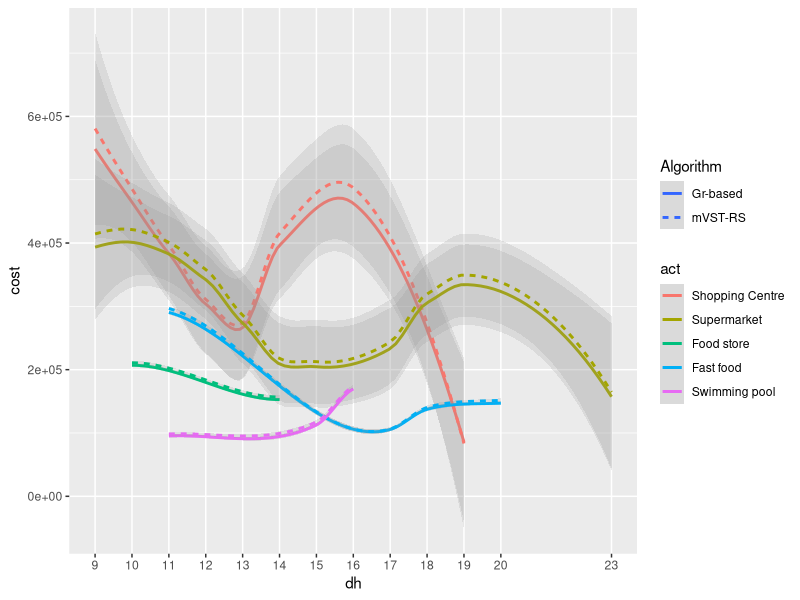

This chart was generated by the following R code: (Note: this script raises an error after producing the figure.)
setwd("C:/Users/oscarcg/Documents/phd/code/Experiments/files/")

library(ggplot2)

mrb <- read.csv("80 POIs/maribyrnong_3.csv", header = FALSE)
names(mrb) <- c("sa3_code", "dh", "act", "cost", "gr", "avg_dr", "num_cars", "avg_or", "e_time", "id", "Algorithm", "hs_size", "u", "p", "n_size")
mrb$act <- factor(mrb$act, labels = c("Shopping Centre", "Supermarket", "Food store", "Fast food", "Convenience store", "Pub or bar", "Swimming pool"))
mrb[mrb$gr > 10, "gr"] <- NA

p_c <- ggplot(mrb, aes(x=dh, y=cost, colour=act, linetype=Algorithm))
#p_c <- p_c + geom_point(alpha=.3, size=2)
p_c <- p_c + geom_smooth(alpha=.2, size=1)
p_c <- p_c + scale_x_continuous(minor_breaks = c(), breaks = c(7, 8, 9, 10, 11, 12, 13, 14, 15, 16, 17, 18, 19, 20, 23))
p_c <- p_c + my_theme()
p_c <- p_c + labs(x="Departure hour", y="Cost", colour="Activity")
p_c

p_g <- ggplot(mrb, aes(x=dh, y=gr, colour=act, linetype=Algorithm))
p_g <- p_g + geom_point(alpha=.3, size=2)
p_g <- p_g + geom_smooth(alpha=.2, size=1)
p_g <- p_g + scale_x_continuous(minor_breaks = c(), breaks = c(7, 8, 9, 10, 11, 12, 13, 14, 15, 16, 17, 18, 19, 20, 23))
p_g <- p_g + my_theme()
p_g <- p_g + labs(x="Departure hour", y="Gain ratio", colour="Activity")

p_t <- ggplot(mrb, aes(x=dh, y=e_time, colour=act, linetype=Algorithm))
#p_t <- p_t + geom_point(alpha=.3, size=2)
p_t <- p_t + geom_smooth(alpha=.2, size=1)
p_t <- p_t + scale_x_continuous(minor_breaks = c(), breaks = c(7, 8, 9, 10, 11, 12, 13, 14, 15, 16, 17, 18, 19, 20, 23))
p_t <- p_t + my_theme()
p_t <- p_t + labs(x="Departure hour", y="Processing time (s)", colour="Activity")
p_t

p_d <- ggplot(mrb, aes(x=dh, y=avg_dr, colour=act, linetype=Algorithm))
p_d <- p_d + geom_point(alpha=.3, size=2)
p_d <- p_d + geom_smooth(alpha=.2, size=1)
p_d <- p_d + scale_x_continuous(minor_breaks = c(), breaks = c(7, 8, 9, 10, 11, 12, 13, 14, 15, 16, 17, 18, 19, 20, 23))
p_d <- p_d + my_theme()
p_d <- p_d + labs(x="Departure hour", y="Avg. detour ratio", colour="Activity")

p_nc <- ggplot(mrb, aes(x=dh, y=num_cars, colour=act, linetype=Algorithm))
p_nc <- p_nc + geom_point(alpha=.3, size=2)
p_nc <- p_nc + geom_smooth(alpha=.2, size=1)
p_nc <- p_nc + scale_x_continuous(minor_breaks = c(), breaks = c(7, 8, 9, 10, 11, 12, 13, 14, 15, 16, 17, 18, 19, 20, 23))
p_nc <- p_nc + my_theme()
p_nc <- p_nc + labs(x="Departure hour", y="# Cars", colour="Activity")

p_o <- ggplot(mrb, aes(x=dh, y=avg_or, colour=act, linetype=Algorithm))
p_o <- p_o + geom_point(alpha=.3, size=2)
p_o <- p_o + geom_smooth(alpha=.2, size=1)
p_o <- p_o + scale_x_continuous(minor_breaks = c(), breaks = c(7, 8, 9, 10, 11, 12, 13, 14, 15, 16, 17, 18, 19, 20, 23))
p_o <- p_o + my_theme()
p_o <- p_o + labs(x="Departure hour", y="Avg. occupancy ratio", colour="Activity")

multiplot(p_c, p_g, p_t, cols=1)
multiplot(p_d, p_nc, p_o, cols=1)


# To see number of users
with(mrb, tapply(u, list(dh, act), mean))

p <- ggplot(mrb, aes(x=dh, y=u, colour=act))
#p <- p + geom_smooth(alpha=.2, size=1)
p <- p + stat_summary(fun.y = "mean", geom = "smooth")
p <- p + scale_x_continuous(minor_breaks = c(), breaks = c(7, 8, 9, 10, 11, 12, 13, 14, 15, 16, 17, 18, 19, 20, 23))
p <- p + my_theme()
p <- p + labs(x="# Departure hour", y="Avg. number of users", colour="Activity")



# To study frequency of most used meeting points between two methods: meet anywhere vs hot-spots only
mrb_wh_v_woh <- read.csv("maribyrnong/results_24May2017_193731.csv", header = FALSE)
names(mrb_wh_v_woh) <- c("ord", "hotspot_use", "sa3_code", "dh", "act", "cost", "gr", "avg_dr", "num_cars", "avg_or", "e_time", "hs_size", "u", "p", "n_size")
mrb_wh_v_woh$act <- factor(mrb_wh_v_woh$act, labels = c("Shopping Centre", "Supermarket", "Food store", "Fast food", "Convenience store", "Pub or bar", "Swimming pool"))
mrb_wh_v_woh[mrb_wh_v_woh$gr > 10, "gr"] <- NA
mrb_wh_v_woh$sample <- rep(1:170, each=2)

lsv <- read.csv("maribyrnong/lsv_24May2017_193731.csv", header = FALSE)
names(lsv) <- c("ord", "sv", "t", "dist")

merged <- merge(mrb_wh_v_woh, lsv)

library(data.table)
dt_merged <- data.table(merged)
by_sv <- dt_merged[,list(num_people=.N), by=.(act, dh, p, u, hs_size, sample, hotspot_use, sv)]
by_num_people <- by_sv[,list(freq=.N), by=.(act, dh, p, u, hs_size, sample, hotspot_use, num_people)]

library(ggplot2)
p1 <- ggplot(by_sv[act == "Supermarket" & dh == 9 & sample == 2], aes(x = num_people, fill = Algorithm))
p1 <- p1 + geom_histogram(binwidth = 1, position = "dodge")
p1

p2 <- ggplot(by_sv[act == "Shopping Centre"], aes(x = num_people, fill = hotspot_use))
p2 <- p2 + geom_histogram(binwidth = 1, position = "dodge")
p2 <- p2 + my_theme()
p2 <- p2 + labs(x="# People per meeting point", y="# Meeting points")
p2

p3 <- ggplot(by_num_people[act == "Shopping Centre" & freq > 2], aes(x = factor(num_people), y = freq, fill = hotspot_use))
p3 <- p3 + geom_boxplot()
p3 <- p3 + my_theme()
p3 <- p3 + scale_y_log10()
p3 <- p3 + labs(x="# People per meeting point", y="# Meeting points", fill="Hot-spots use")
p3

library(reshape2)
test <- dcast(by_num_people, act + dh + p + u + hs_size + sample + hotspot_use ~ num_people, fun.aggregate = sum, value.var = "freq")
test2 <- dcast(by_num_people, act + hotspot_use ~ num_people, fun.aggregate = sum, value.var = "freq")
test3 <- dcast(by_num_people, act + u + hotspot_use ~ num_people, fun.aggregate = sum, value.var = "freq")


a <- aggregate(mrb_wh_v_woh, by = list(mrb_wh_v_woh$Algorithm, mrb_wh_v_woh$act), FUN = mean)

p <- ggplot(mrb_wh_v_woh, aes(x = Algorithm, y = avg_or, fill = Algorithm))
p <- p + geom_boxplot()
p <- p + theme_light()
p <- p + facet_grid(~act)
p <- p + labs(y = "Avg. occupancy ratio")
p

p3 <- ggplot(mrb_wh_v_woh, aes(x = avg_or, y = avg_dr, colour = Algorithm))
p3 <- p3 + geom_jitter()
p3 <- p3 + theme_light()
# p3 <- p3 + facet_grid(~act)
p3




# To study the behaviour when hot spots' locations vary.
mrb_diff_h_loc <- read.csv("experiments_07JUN2016_1015.csv", header = FALSE)
names(mrb_diff_h_loc) <- c("Algorithm", "sa3_code", "dh", "act", "cost", "gr", "avg_dr", "num_cars", "avg_or", "e_time", "hs_size", "u", "p", "n_size", "sample")
mrb_diff_h_loc$act <- factor(mrb_diff_h_loc$act, labels = c("Shopping Centre", "Supermarket", "Food store", "Fast food", "Convenience store", "Pub or bar", "Restaurant or cafe", "Swimming pool"))
mrb_diff_h_loc[mrb_diff_h_loc$gr > 10, "gr"] <- NA

p <- ggplot(subset(mrb_diff_h_loc, subset = act != "Restaurant or cafe"), aes(x = Algorithm, y = avg_or, fill = Algorithm))
p <- p + geom_boxplot()
p <- p + theme_light()
p <- p + facet_grid(~act)
p <- p + labs(y = "Avg. occupancy ratio")
p


# To study change in gap when awareness changes.
mrb_awareness <- read.csv("results_26Jun2017_021821.csv", header = FALSE)
names(mrb_awareness) <- c("ord", "Placement", "hotspot_use", "sa3_code", "dh", "act", "cost", "gr", "avg_dr", "num_cars", "avg_or", "avg_oc", "e_time", "hs_size", "u", "p", "n_size", "sample")
mrb_awareness$act <- factor(mrb_awareness$act, labels = c("Shopping Centre", "Supermarket", "Food store", "Fast food", "Convenience store", "Pub or bar", "Restaurant or cafe", "Swimming pool"))
mrb_awareness$sample <- factor(mrb_awareness$sample)
mrb_awareness[mrb_awareness$gr > 10, "gr"] <- NA

temp <- data.table(mrb_awareness)

p <- ggplot(data = temp[act == "Shopping Centre"], mapping = aes(x = hotspot_use, y = avg_oc, colour = Placement))
p <- p + geom_smooth(alpha=.2, size=1)
p <- p + scale_x_continuous(breaks = c(0.1, 0.2, 0.3, 0.4, 0.5, 0.6, 0.7, 0.8, 0.9, 1.0), labels=c("10%", "20%", "30%", "40%", "50%", "60%", "70%", "80%", "90%", "100%"))
p <- p + my_theme()
p <- p + labs(x="Hot-spot use", y="Avg. occupancy ratio")
p


p <- ggplot(data = temp[act == "Food store"], mapping = aes(x = hotspot_use, y = avg_oc, colour = Placement))
p <- p + geom_smooth(alpha=.2, size=1)
p <- p + scale_x_continuous(breaks = c(0.1, 0.2, 0.3, 0.4, 0.5, 0.6, 0.7, 0.8, 0.9, 1.0), labels=c("10%", "20%", "30%", "40%", "50%", "60%", "70%", "80%", "90%", "100%"))
p <- p + my_theme()
p <- p + labs(x="Hot-spot use", y="Avg. occupancy ratio")
p


ggplot(data = temp[act == "Supermarket" & dh == 9 & sample == 0], mapping = aes(x = awareness, y = avg_oc, colour = Algorithm)) + geom_line()

ggplot(data = temp[Algorithm == "original"], mapping = aes(x = factor(dh), y = avg_oc)) + geom_boxplot() + facet_grid(.~act, scales = "free")
ggplot(data = temp[Algorithm == "random"], mapping = aes(x = factor(dh), y = avg_oc)) + geom_boxplot() + facet_grid(.~act, scales = "free")
ggplot(data = temp[Algorithm == "clustered"], mapping = aes(x = factor(dh), y = avg_oc)) + geom_boxplot() + facet_grid(.~act, scales = "free")

ggplot(data = temp[Algorithm == "original" & awareness == 0], mapping = aes(x = factor(dh), y = avg_oc)) + geom_boxplot() + facet_grid(.~act, scales = "free")
ggplot(data = temp[Algorithm == "original" & awareness == 1], mapping = aes(x = factor(dh), y = avg_oc)) + geom_boxplot() + facet_grid(.~act, scales = "free")
